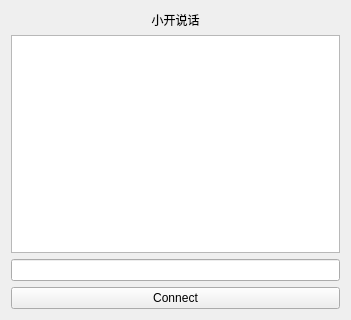
<?xml version="1.0" encoding="UTF-8"?>
<ui version="4.0">
 <class>SmartChaterWidget</class>
 <widget class="QWidget" name="SmartChaterWidget">
  <property name="geometry">
   <rect>
    <x>0</x>
    <y>0</y>
    <width>351</width>
    <height>320</height>
   </rect>
  </property>
  <property name="windowTitle">
   <string>SmartChaterWidget</string>
  </property>
  <layout class="QVBoxLayout" name="verticalLayout">
   <item>
    <widget class="QLabel" name="label">
     <property name="text">
      <string>小开说话</string>
     </property>
     <property name="alignment">
      <set>Qt::AlignCenter</set>
     </property>
    </widget>
   </item>
   <item>
    <widget class="QListWidget" name="listWidget"/>
   </item>
   <item>
    <widget class="QLineEdit" name="lineEdit"/>
   </item>
   <item>
    <widget class="QPushButton" name="pushButton">
     <property name="text">
      <string>Connect</string>
     </property>
    </widget>
   </item>
  </layout>
 </widget>
 <resources/>
 <connections/>
</ui>
